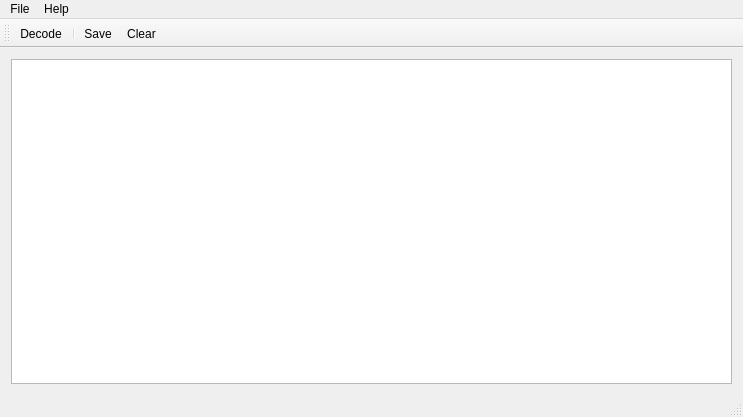
<?xml version="1.0" encoding="UTF-8"?>
<ui version="4.0">
 <class>MainWindow</class>
 <widget class="QMainWindow" name="MainWindow">
  <property name="geometry">
   <rect>
    <x>0</x>
    <y>0</y>
    <width>743</width>
    <height>417</height>
   </rect>
  </property>
  <property name="windowTitle">
   <string>AFSK1200 Decoder</string>
  </property>
  <property name="iconSize">
   <size>
    <width>20</width>
    <height>20</height>
   </size>
  </property>
  <property name="toolButtonStyle">
   <enum>Qt::ToolButtonIconOnly</enum>
  </property>
  <property name="unifiedTitleAndToolBarOnMac">
   <bool>true</bool>
  </property>
  <widget class="QWidget" name="centralWidget">
   <layout class="QVBoxLayout" name="verticalLayout">
    <item>
     <widget class="QPlainTextEdit" name="textView">
      <property name="readOnly">
       <bool>true</bool>
      </property>
      <property name="maximumBlockCount">
       <number>1000</number>
      </property>
     </widget>
    </item>
   </layout>
  </widget>
  <widget class="QMenuBar" name="menuBar">
   <property name="geometry">
    <rect>
     <x>0</x>
     <y>0</y>
     <width>743</width>
     <height>22</height>
    </rect>
   </property>
   <widget class="QMenu" name="menuFile">
    <property name="title">
     <string>File</string>
    </property>
    <addaction name="actionClear"/>
    <addaction name="actionSave"/>
    <addaction name="separator"/>
    <addaction name="actionQuit"/>
   </widget>
   <widget class="QMenu" name="menuHelp">
    <property name="title">
     <string>Help</string>
    </property>
    <addaction name="actionAbout"/>
    <addaction name="actionAboutQt"/>
   </widget>
   <addaction name="menuFile"/>
   <addaction name="menuHelp"/>
  </widget>
  <widget class="QToolBar" name="mainToolBar">
   <property name="allowedAreas">
    <set>Qt::BottomToolBarArea|Qt::TopToolBarArea</set>
   </property>
   <property name="iconSize">
    <size>
     <width>20</width>
     <height>20</height>
    </size>
   </property>
   <property name="toolButtonStyle">
    <enum>Qt::ToolButtonIconOnly</enum>
   </property>
   <attribute name="toolBarArea">
    <enum>TopToolBarArea</enum>
   </attribute>
   <attribute name="toolBarBreak">
    <bool>false</bool>
   </attribute>
   <addaction name="actionDecode"/>
   <addaction name="separator"/>
   <addaction name="actionSave"/>
   <addaction name="actionClear"/>
  </widget>
  <widget class="QStatusBar" name="statusBar"/>
  <action name="actionDecode">
   <property name="checkable">
    <bool>true</bool>
   </property>
   <property name="icon">
    <iconset resource="qmm.qrc">
     <normaloff>:/icons/icons/play.png</normaloff>:/icons/icons/play.png</iconset>
   </property>
   <property name="text">
    <string>Decode</string>
   </property>
  </action>
  <action name="actionAbout">
   <property name="text">
    <string>About</string>
   </property>
   <property name="toolTip">
    <string>About AFSK1200 decoder</string>
   </property>
  </action>
  <action name="actionAboutQt">
   <property name="text">
    <string>About Qt</string>
   </property>
   <property name="toolTip">
    <string>About Qt</string>
   </property>
  </action>
  <action name="actionQuit">
   <property name="text">
    <string>&amp;Quit</string>
   </property>
   <property name="toolTip">
    <string>Quit AFSK1200 decoder</string>
   </property>
   <property name="shortcut">
    <string>Ctrl+Q</string>
   </property>
  </action>
  <action name="actionSave">
   <property name="icon">
    <iconset resource="qmm.qrc">
     <normaloff>:/icons/icons/save.png</normaloff>:/icons/icons/save.png</iconset>
   </property>
   <property name="text">
    <string>&amp;Save</string>
   </property>
   <property name="toolTip">
    <string>Save received packets</string>
   </property>
   <property name="shortcut">
    <string>Ctrl+S</string>
   </property>
  </action>
  <action name="actionClear">
   <property name="icon">
    <iconset resource="qmm.qrc">
     <normaloff>:/icons/icons/clear.png</normaloff>:/icons/icons/clear.png</iconset>
   </property>
   <property name="text">
    <string>Clear</string>
   </property>
   <property name="toolTip">
    <string>Clear the received packets</string>
   </property>
  </action>
 </widget>
 <layoutdefault spacing="6" margin="11"/>
 <resources>
  <include location="qmm.qrc"/>
 </resources>
 <connections>
  <connection>
   <sender>actionQuit</sender>
   <signal>triggered()</signal>
   <receiver>MainWindow</receiver>
   <slot>close()</slot>
   <hints>
    <hint type="sourcelabel">
     <x>-1</x>
     <y>-1</y>
    </hint>
    <hint type="destinationlabel">
     <x>371</x>
     <y>208</y>
    </hint>
   </hints>
  </connection>
 </connections>
</ui>
